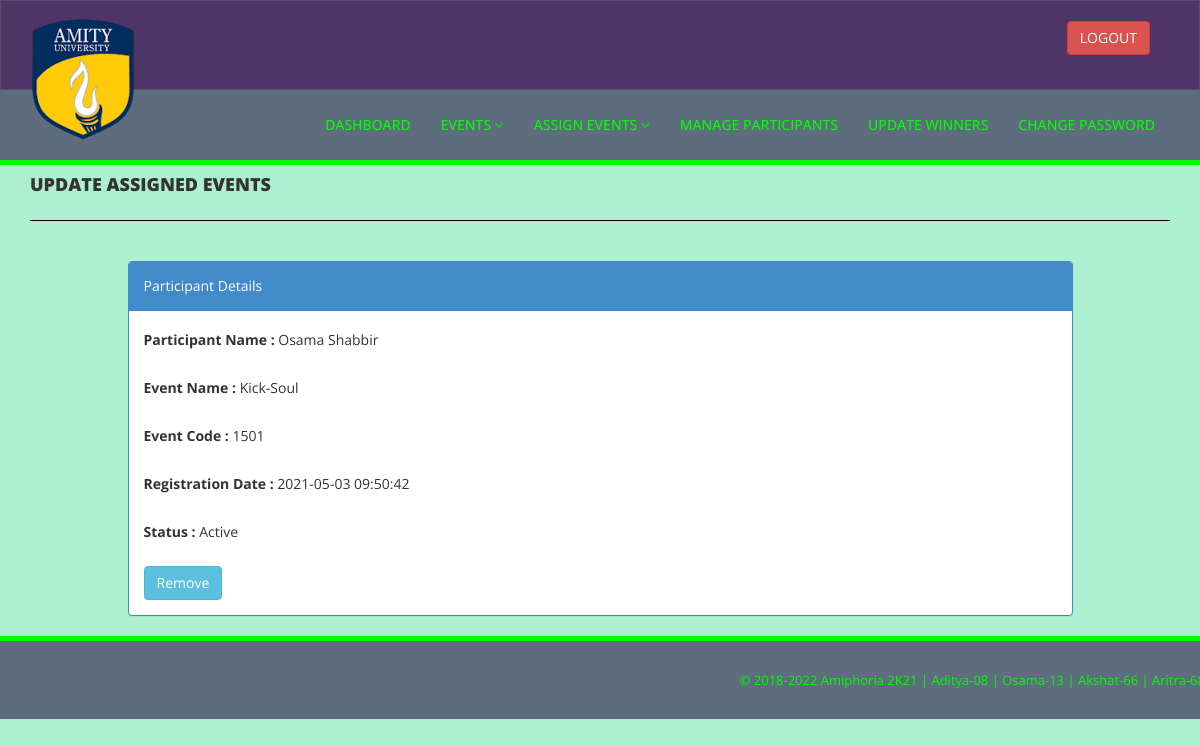
Page /admin/update-assigned-events.php?rid=3 (signed in) on the committed database.
### tables this page shows
CREATE TABLE `tblissuedbookdetails` (
  `id` int(100) NOT NULL,
  `BookId` int(11) DEFAULT NULL,
  `StudentID` varchar(150) DEFAULT NULL,
  `IssuesDate` timestamp NULL DEFAULT current_timestamp(),
  `ReturnDate` timestamp NULL DEFAULT NULL ON UPDATE current_timestamp(),
  `ReturnStatus` int(1) DEFAULT NULL,
  `fine` int(11) DEFAULT NULL
);

CREATE TABLE `tblstudents` (
  `id` int(200) NOT NULL,
  `StudentId` varchar(100) DEFAULT NULL,
  `FullName` varchar(120) DEFAULT NULL,
  `EmailId` varchar(120) DEFAULT NULL,
  `MobileNumber` char(11) DEFAULT NULL,
  `Password` varchar(120) DEFAULT NULL,
  `Status` int(1) DEFAULT NULL,
  `RegDate` timestamp NULL DEFAULT current_timestamp(),
  `UpdationDate` timestamp NULL DEFAULT NULL ON UPDATE current_timestamp()
);

CREATE TABLE `tblbooks` (
  `id` int(100) NOT NULL,
  `BookName` varchar(255) DEFAULT NULL,
  `CatId` int(11) DEFAULT NULL,
  `AuthorId` int(11) DEFAULT NULL,
  `ISBNNumber` int(4) DEFAULT NULL,
  `BookPrice` int(11) DEFAULT NULL,
  `RegDate` timestamp NULL DEFAULT current_timestamp(),
  `UpdationDate` timestamp NULL DEFAULT NULL ON UPDATE current_timestamp()
);

### admin/update-assigned-events.php (the view, shortened to what this page needs)
<?php
include('includes/config.php');
if(strlen($_SESSION['alogin'])==0)
    {
header('location:index.php');
}
else{
?>
<!DOCTYPE html>
<html xmlns="http://www.w3.org/1999/xhtml">
<head>
    <link href="assets/css/bootstrap.css" rel="stylesheet" />
    <link href="assets/css/font-awesome.css" rel="stylesheet" />
    <link href="assets/css/style.css" rel="stylesheet" />
</head>
<body>
<?php include('includes/header.php');?>
    <div class="content-wra
    <div class="content-wrapper">
         <div class="container">
        <div class="row pad-botm">
            <div class="col-md-12">
                <h4 class="header-line">Update Assigned Events</h4>
                            </div>
</div>
<div class="row">
<div class="col-md-10 col-sm-6 col-xs-12 col-md-offset-1"">
<div class="panel panel-primary">
<div class="panel-heading">
Participant Details
</div>
<div class="panel-body">
<form role="form" method="post">
<?php
$rid=intval($_GET['rid']);
$sql = "SELECT tblstudents.FullName,tblbooks.BookName,tblbooks.ISBNNumber,tblissuedbookdetails.IssuesDate,tblissuedbookdetails.ReturnDate,tblissuedbookdetails.id as rid,tblissuedbookdetails.fine,tblissuedbookdetails.ReturnStatus from  tblissuedbookdetails join tblstudents on tblstudents.StudentId=tblissuedbookdetails.StudentId join tblbooks on tblbooks.id=tblissuedbookdetails.BookId where tblissuedbookdetails.id=:rid";
$query = $dbh -> prepare($sql);
$query->bindParam(':rid',$rid,PDO::PARAM_STR);
$query->execute();
$results=$query->fetchAll(PDO::FETCH_OBJ);
if($query->rowCount() > 0)
{
foreach($results as $result)
{               ?>
<div class="form-group">
<label>Participant Name :</label>
<?php echo htmlentities($result->FullName);?>
</div>
<div class="form-group">
<label>Event Name :</label>
<?php echo htmlentities($result->BookName);?>
</div>
<div class="form-group">
<label>Event Code :</label>
<?php echo htmlentities($result->ISBNNumber);?>
</div>
<div class="form-group">
<label>Registration Date :</label>
<?php echo htmlentities($result->IssuesDate);?>
</div>
<div class="form-group">
<label>Status :</label>
<?php if($result->ReturnDate=="")
                                            {
                                                echo htmlentities("Active");
                                            } else {
                                            echo htmlentities("Participant Removed");
}
                                            ?>
</div>
<?php if($result->ReturnStatus==0){?>
<button type="submit" name="return" id="submit" class="btn btn-info">Remove</button>
 </div>
<?php }}} ?>
                            </div>
                        </div>
                            </div>
        </div>
    </div>
  <?php include('includes/footer.php');?>
</body>
</html>
<?php } ?>

### admin/assets/css/style.css (style rules this page uses)
.header-line { font-weight:900; padding-bottom:25px; border-bottom:1px solid black; text-transform:uppercase; }
.pad-botm { padding-bottom:30px; }

### rows in the picture
tblissuedbookdetails: tblstudents.FullName "Osama Shabbir", BookId.BookName "Kick-Soul", BookId.ISBNNumber "1501", IssuesDate "2021-05-03 09:50:42", shows "Remove"
